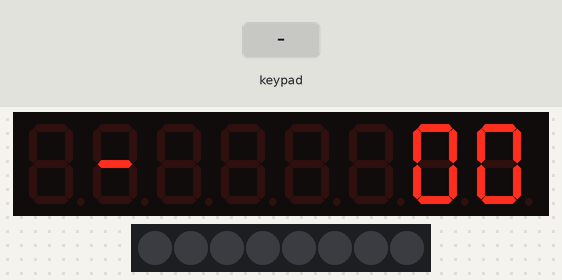
A sketch run on a simulated Arduino Uno, built with avr-gcc and run on an emulated ATmega328P. Parts: 8-digit seven-segment display, 8 RGB LEDs in strip order, left to right. Wiring (inferred from the names in the program): TM1638 display and keys: STB pin 8; clock pin 9; DIO pin 10. The test bench sets the inputs (shaded band). Random numbers use the default seed unless the sketch sets one.

Above: at 3.2 s.
3.3 s: key '1' pressed
At 4.3 s:
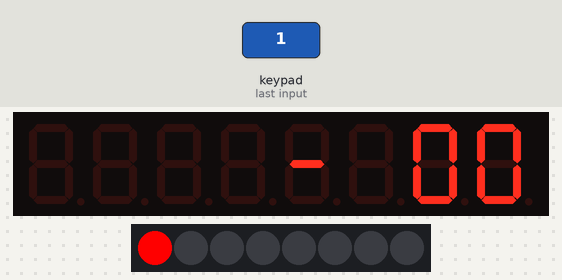
5.9 s: keypad keys 1 2 pressed 0.456 s apart
At 7.9 s:
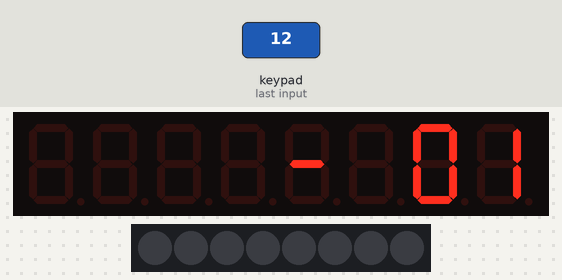
8.3 s: key '2' pressed
At 9.1 s:
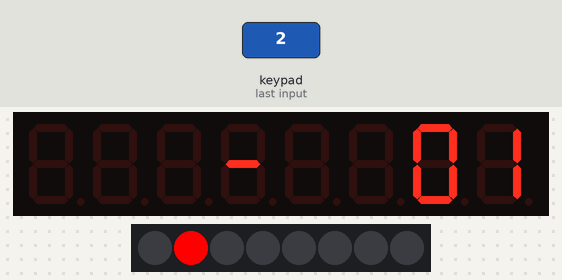
10.1 s: keypad keys 2 5 pressed 0.456 s apart
At 11.6 s:
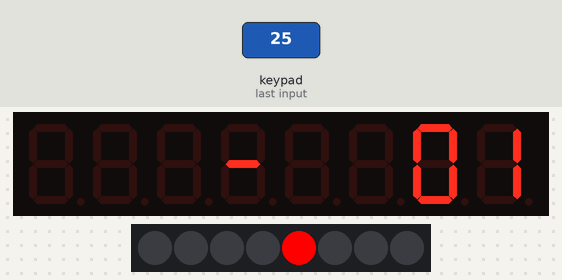
Timing chart, 0 to 13.2 s (numbered marks = the images above; inputs shaded):
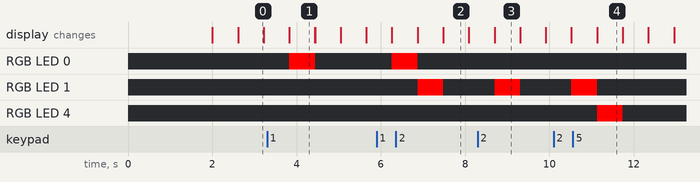

Measured:
- what the display in image 1 shows lasts 0.6 s, from 3.8 s to 4.4 s

The sketch:

07_Whack-a-mole.ino
```cpp
const int strobe = 8;
const int clock = 9;
const int data = 10;
int grade = 0;
byte list[] = {0x3f, 0x06, 0x5b, 0x4f, 0x66, 0x6d, 0x7d, 0x27, 0x7f, 0x6f}; // 顯示數字的陣列
byte Monster[6] = {0x00, 0x00, 0x00, 0x00, 0x00, 0x00}; // completely unecessary
byte readByte() // 讀取資料
{
  byte value = 0x00; // 預設為 0x00
  pinMode(data, INPUT); // 將七段改為輸入
  for(int i = 0; i < 8; i++)
  {
    digitalWrite(clock, LOW);
    if(digitalRead(data)) // 讀到 1 就用 or 更新
    {
      value |= (0x01 << i);
    }
    digitalWrite(clock, HIGH);
  }
  pinMode(data, OUTPUT); // 將七段改回輸出
  return value; //回傳輸入
}
void sendByte(byte value) // 傳送指令
{
  for(byte i = 0; i < 8; i++)
  {
    digitalWrite(clock, LOW);
    digitalWrite(data, (value & 1 ? HIGH : LOW)); //如果是 true 就 HIGH, 反則 LOW
    value = value >> 1;
    digitalWrite(clock, HIGH);
  }
}
void sendCommand(byte cmd) // 傳送一項指令, 用於簡短程式碼
{
  digitalWrite(strobe, LOW);
  sendByte(cmd);
  digitalWrite(strobe, HIGH);
}
void reset()
{
  sendCommand(0x40); // 自動增加的地址
  digitalWrite(strobe, LOW); // 關閉閘門才可傳送指令
  sendByte(0xc0); // 設定初始地址
  for(byte i = 0; i <= 16; i++) //給定預設值, 全部設為關閉
  {
    sendByte(0x00);
  }
  digitalWrite(strobe, HIGH);
  grade = 0; // 分數重設
  delay(2000); // 遊戲重置之後等待 2 秒, 方便觀察
}
void setup()
{
  Serial.begin(9600);
  pinMode(strobe, OUTPUT);
  pinMode(clock, OUTPUT);
  pinMode(data, OUTPUT);

  digitalWrite(strobe, HIGH);
  digitalWrite(clock, HIGH);

  sendCommand(0x88); // 設定顯示開關
  sendCommand(0x8f); // 設定亮度最亮
  sendCommand(0x40); // 設定初始位置

  reset();

  randomSeed(analogRead(0)); //隨機種子
}
byte readbutton() // 讀取按鈕
{
  byte value = 0x00;
  digitalWrite(strobe, LOW);
  sendByte(0x42); // 從鍵盤輸入
  for(byte i = 0; i < 4; i++)
  {
    byte read = readByte();
    value |= (read << i);
  }
  digitalWrite(strobe, HIGH);
  return value;
}
void setLed(byte value, byte position) // 設定 LED 狀態
{
  pinMode(data, OUTPUT); // 將七段設定為輸出
  sendCommand(0x44); // 固定地址

  digitalWrite(strobe, LOW);
  sendByte(0xc1 + (position << 1)); // 找出地址
  sendByte(value); // 設定為亮或暗
  digitalWrite(strobe, HIGH);
}
void setGrade(int grade)
{
  grade = grade % 100; // 避免超過 100 出錯
  sendCommand(0x44); // 固定位置
  int cur = grade / 10; // 十位數
  grade %= 10; // 個位數

  digitalWrite(strobe, LOW);
  sendByte(0xcc); // 在第七個顯示器 顯示十位數
  sendByte(list[cur]);
  digitalWrite(strobe, HIGH);

  digitalWrite(strobe, LOW);
  sendByte(0xce);// 在第八個顯示器 顯示個位數
  sendByte(list[grade]);
  digitalWrite(strobe, HIGH);
}
void UpdateLED() //更新 LED
{
   byte buttonState = readbutton(); // 讀取按鈕
   for(int i = 0; i < 8; i++)
   {
      byte mask = 0x01 << i;
      if(i == 7 && buttonState & mask) // 最右邊按鈕重置
      {
        reset();
      }
      else
      {
        setLed((buttonState & mask ? 1:0), i); // 如果是被按下的 => 亮
        if(Monster[i] == 0x40) //有怪 然後有按下按鈕
        {
          if(buttonState & mask)//有怪且按下按鈕
            grade++; // 分數增加

          sendCommand(0x44); //固定地址
          digitalWrite(strobe, LOW);
          sendByte(0xc0 + (i << 1)); // 將被打的顯示器關閉
          sendByte(0x00);
          Monster[i] = 0x00; // 更新怪物陣列
          digitalWrite(strobe, HIGH);
        }
        setGrade(grade); // 顯示分數
      }
   }
  // Serial.println(String("button: ") + buttonState);
}
void MonsterFarm() // 生怪場
{
    byte i = random(0,6); //出現怪物的位置
    Monster[i] = 0x40; //設定顯示, 一定要用陣列, 否則場上會有一堆怪

    sendCommand(0x44); // 固定地址
    digitalWrite(strobe, LOW);
    sendByte(0xc0 + (i << 1)); // 設定地址
    sendByte(0x40);  // 顯示
    digitalWrite(strobe, HIGH);
    //Serial.println(String("i = ") + (i << 1));
}
void loop()
{
   MonsterFarm(); // 生地鼠
   delay(600); // 地鼠出現間隔
   UpdateLED(); // 更新顯示
   //Serial.println("One Time");
}
/*
0x40 遞增位置
0x42 鍵盤輸入
0x44 固定位置
*/
```
